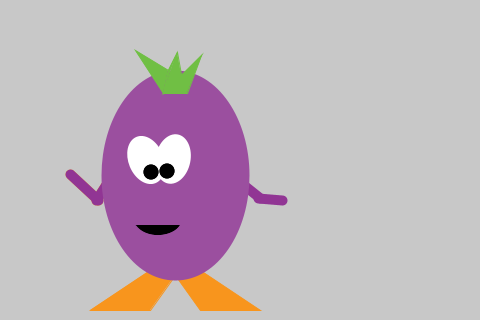
Frame 1 (no input)
Frame 60 (the mouse pressed at the canvas centre just before this capture): identical to frame 1, image omitted
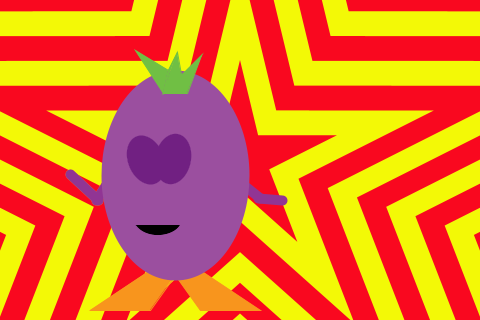
Frame 120 (the mouse held since frame 60 and released just before this capture)

The Processing sketch that drew these frames (run headless with seeded random() and noise(); from frame 60 on, the mouse is pressed at the canvas centre):

// Processing sketch: processing_5205
// ── processing_5205.pde

float speed = 0.0;
float easing = 0.5;
float angle;
boolean color_switch = false;
boolean shake_hand = false;

void setup(){
  size(480, 320); 
  smooth(); 
  background(200); 
}

void draw(){
  background(200);

  //explosion
  if (mousePressed==true)
  {
    if ((mouseX >258) && (mouseX < 285) && (mouseY>186) && (mouseY<200))
    {
      shake_hand = true;
    }
    if(!shake_hand)
    {
      noStroke(); 
      for(int d = 24; d>0; d-=1)
      {
        if(color_switch){
          color_switch = false;
          fill(249,8,31);
        }
        else{
          color_switch = true;
          fill(243,249,6);
        }
//Michael Stratford helped create the repeating star
        smooth();

        beginShape();
        vertex(mouseX+cos(.94)*d*30.7,mouseY-sin(.94)*d*30.7);
        vertex(mouseX+cos(.25)*d*100,mouseY-sin(.25)*d*100);
        vertex(mouseX+cos(.31)*d*30.7,mouseY+sin(.31)*d*30.7);
        vertex(mouseX+cos(.96)*d*100,mouseY+sin(.96)*d*100);
        vertex(mouseX,mouseY+d*30.7);
        vertex(mouseX-cos(.96)*d*100,mouseY+sin(.96)*d*100);
        vertex(mouseX-cos(.31)*d*30.7,mouseY+sin(.31)*d*30.7);
        vertex(mouseX-cos(.25)*d*100,mouseY-sin(.25)*d*100);
        vertex(mouseX-cos(.94)*d*30.7,mouseY-sin(.94)*d*30.7);
        vertex(mouseX,mouseY-d*100);
        vertex(mouseX+cos(.94)*d*30.7,mouseY-sin(.94)*d*30.7);
        //xcenter = 40
        //ycenter = 42
        endShape();
      }
    }
  }
  else{
    shake_hand = false;
  }




  //BODY PARTS
  strokeWeight(1);
  //Left foot 
  fill(248, 149, 29); 
  stroke(248,149,29); 
  quad(175, 275, 165, 260, 90, 310, 150, 310); 

  //Right foot 
  fill(248, 149, 29); 
  stroke(248,149,29); 
  quad(175, 275, 185, 260, 260, 310, 200, 310); 

  //Left Arm

  strokeWeight(10);
  line(110,178,96,200);
  line(98,200,70,174);
  //Left Arm 
  fill(145,53,148); 
  stroke(145,53,148);
  strokeWeight(10);
  line(110,178,96,200);
  line(98,200,70,174); 


  strokeWeight(10);
  line(235,178,260,198);
  if(shake_hand)
  {
    angle = atan2(mouseY-198,mouseX-258);
    line(258,198,258+cos(angle)*24,198+sin(angle)*24);
  }
  else{
    line(258,198,282,200);
  }

  //body 
  fill(155,79,159); 
  stroke(155,79,159); 
  ellipse(175,175,138,200); 

  //handshake
  strokeWeight(1);


  //SMILE INTERACTION
  //mouth 
  fill(0); 
  if ((mouseX > 135) && (mouseX < 202) && (mouseY>52) && (mouseY<93)) {
    bezier(142,200,142,220,176,217,176,200);

  } 
  else {
    //smile
    bezier(135,225,146,240, 173,237, 180,225);
  }




  //Stroke and Fill for Eyes 

  noStroke(); 


  fill(255);

  //Rotate Left Eye 
  translate(146, 160); 
  rotate(-PI/8); 
  ellipse(0,0,35,50); 

  //Undo Rotation 
  rotate(PI/8); 
  translate(-146,-160); 

  //Rotate Right Eye 
  translate(173,159); 
  rotate(PI/16); 
  ellipse(0,0,35,50); 

  //Undo Rotation 
  rotate(-PI/16); 
  translate(-173,-159); 

  //Left Pupil
  fill(0);
  ellipse(151,172, 15, 15); 

  //Right Pupil 
  ellipse(167,171,15,15); 

  //hair 
  fill(112,191,68); 
  stroke(112,191,68); 
  beginShape(TRIANGLE_FAN); 
  vertex(163,93); 
  vertex(135,50); 
  vertex(168,70); 
  vertex(177,52); 
  vertex(183,85); 
  vertex(202,55); 
  vertex(187,93); 
  endShape(); 
  noStroke();

  //EYES FOR SMILE INTERACTION
  if ((mouseX > 135) && (mouseX < 202) && (mouseY>52) && (mouseY<93)) {
    fill(255);
    //Rotate Left Eye 
    translate(146, 160); 
    rotate(-PI/8); 
    ellipse(0,0,35,50); 

    //Undo Rotation 
    rotate(PI/8); 
    translate(-146,-160); 

    //Rotate Right Eye 
    translate(173,159); 
    rotate(PI/16); 
    ellipse(0,0,35,50); 

    //Undo Rotation 
    rotate(-PI/16); 
    translate(-173,-159);  
    fill(0);
    ellipse(146,165, 15, 15);
    ellipse(173,165,15,15); 

  } 
  else {
    //smile
    fill(0);
    ellipse(151,172, 15, 15);
    ellipse(167,171,15,15); 
  }
  //BLINK

  if(mousePressed == true && !(shake_hand) && !((mouseX >258) && (mouseX < 285) && (mouseY>186) && (mouseY<200)))  
  { 

    fill(113,32,130); 

    //Rotate Left Eye  
    translate(146, 160);  
    rotate(-PI/8);  
    ellipse(0,0,36,51);  

    //Undo Rotation  
    rotate(PI/8);  
    translate(-146,-160);  

    //Rotate Right Eye  
    translate(173,159);  
    rotate(PI/16);  
    ellipse(0,0,36,51);  

    //Undo Rotation  
    rotate(-PI/16);  
    translate(-173,-159);
  }

  // BLUSHING
  float target = dist(mouseX, mouseY, pmouseX, pmouseY);
  speed += (target - speed) * easing;
  fill(237,119,173,speed);
  ellipse(123,200,20,30);
  ellipse(193,200,20,30);

}
